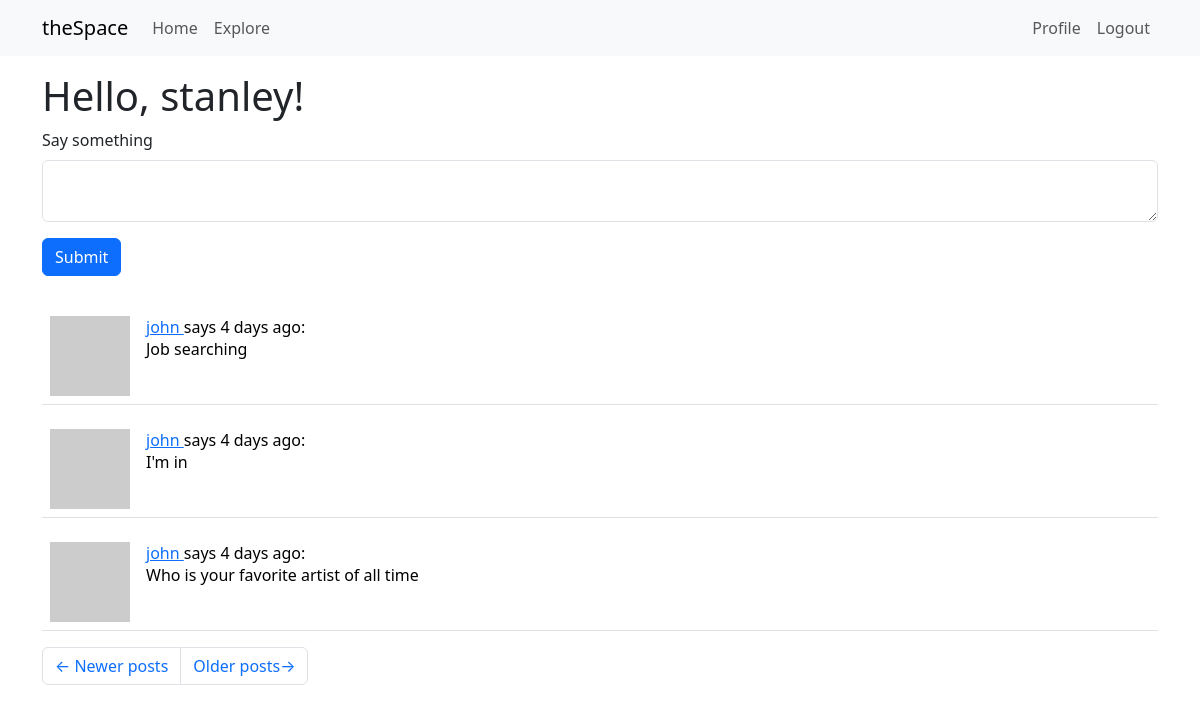
Screenshot of /index?page=2 (signed in) with the database file from the repository.
### app/models.py (models this page shows, shortened)
class User(UserMixin, db.Model):
    id: so.Mapped[int] = so.mapped_column(primary_key=True)
    username: so.Mapped[str] = so.mapped_column(sa.String(64), index=True, unique=True)
    email: so.Mapped[str] = so.mapped_column(sa.String(128), index=True, unique=True)
    password_hash: so.Mapped[Optional[str]] = so.mapped_column(sa.String(256))
    about_me: so.Mapped[Optional[str]] = so.mapped_column(sa.String(140))
    last_seen: so.Mapped[Optional[datetime]] = so.mapped_column(
            default=lambda: datetime.now(timezone.utc))
    posts: so.WriteOnlyMapped['Post'] = so.relationship(back_populates='author')
    following: so.WriteOnlyMapped['User'] = so.relationship(
            secondary=followers, primaryjoin=(followers.c.follower_id == id),
            secondaryjoin=(followers.c.followed_id == id),
            back_populates='followers')
    followers: so.WriteOnlyMapped['User'] = so.relationship(
            secondary=followers, primaryjoin=(followers.c.followed_id == id),
            secondaryjoin=(followers.c.follower_id == id),
            back_populates='following')
    def following_posts(self):
        Author = so.aliased(User)
        Follower = so.aliased(User)
        return (
            sa.select(Post)
            .join(Post.author.of_type(Author))
            .join(Author.followers.of_type(Follower), isouter=True)
            .where(sa.or_(
                Follower.id == self.id,
                Author.id == self.id,
            ))
            .group_by(Post)
            .order_by(Post.timestamp.desc())
        )
    def avatar(self, size):
        digest = md5(self.email.lower().encode('utf-8')).hexdigest()
        return f'https://www.gravatar.com/avatar/{digest}?d=identicon&s={size}'

class Post(db.Model):
    id: so.Mapped[int] = so.mapped_column(primary_key=True)
    body: so.Mapped[str] = so.mapped_column(sa.String(140))
    timestamp: so.Mapped[datetime] = so.mapped_column(
            index=True, default=lambda: datetime.now(timezone.utc))
    user_id: so.Mapped[int] = so.mapped_column(sa.ForeignKey(User.id),
                                                index=True)
    author: so.Mapped['User'] = so.relationship(back_populates='posts')

### app/routes.py (the view)
@app.route('/', methods=['GET', 'POST'])
@app.route('/index', methods=['GET', 'POST'])
@login_required
def index():
    form = PostForm()
    if form.validate_on_submit():
        post = Post(body=form.post.data, author=current_user)
        db.session.add(post)
        db.session.commit()
        flash('Your post is not live!')
        return redirect(url_for('index'))
    page = request.args.get('page', 1, type=int)
    posts = db.paginate(current_user.following_posts(), page=page,
                        per_page=app.config['POSTS_PER_PAGE'], error_out=False)
    next_url = url_for('index', page=posts.next_num) \
            if posts.has_next else None
    prev_url = url_for('index', page=posts.prev_num) \
            if posts.has_prev else None
    return render_template('index.html', title='theSpace', form=form,
                            posts=posts.items, next_url=next_url, prev_url=prev_url)

### app/forms.py
class PostForm(FlaskForm):
    post = TextAreaField('Say something', validators=[
        DataRequired(), Length(min=1, max=140)])
    submit = SubmitField('Submit')

### app/models.py (called while the page is built)
@login.user_loader
def load_user(id):
    return db.session.get(User, int(id))

### app/routes.py (called while the page is built)
@app.before_request
def before_request():
    if current_user.is_authenticated:
        current_user.last_seen = datetime.now(timezone.utc)
        db.session.commit()

### app/templates/index.html
{% extends "base.html" %}
{% import "bootstrap_wtf.html" as wtf %}
{% block content %}
    <h1>Hello, {{ current_user.username }}!</h1>
    {% if form %}
    {{ wtf.quick_form(form) }}
    {% endif %}
    {% for post in posts %}
        {% include "_post.html" %}
    {% endfor %}
    <nav aria-label="Post navigation">
	<ul class="pagination">
	    <li class="page-item{% if not prev_url %} disabled{% endif %}">
		<a class="page-link" href="{{ prev_url }}">
		    <span aria-hidden="true">&larr;</span> Newer posts
		</a>
	    </li>
	    <li class="page-item{% if not next_url %} disabled{% endif %}">
		<a class="page-link" href="{{ next_url }}">
		    Older posts<span aria-hidden="true">&rarr;</span>
		</a>
	    </li>
	</ul>
    </nav>
{% endblock %}

### app/templates/_post.html
<table class="table table-hover">
    <tr>
	<td width="70px">
	    <a href="{{ url_for('user', username=current_user.username) }}">
	    <img src="{{ post.author.avatar(70) }}">
	</td>
	<td>
	    <a href="{{ url_for('user', username=post.author.username) }}">
		    {{ post.author.username }}
	    </a>
	    says {{ moment(post.timestamp).fromNow() }}:
	    <br>
	    {{ post.body }}
	</td>
    </tr>
</table>

### rows the page displays
User: username "stanley"
Post: author.username "john", timestamp "4 days ago", body "Job searching"
Post: author.username "john", timestamp "4 days ago", body "I'm in"
Post: author.username "john", timestamp "4 days ago", body "Who is your favorite artist of all time"

### other values shown
{{ field.label(class='form-label') }} "Say something"
